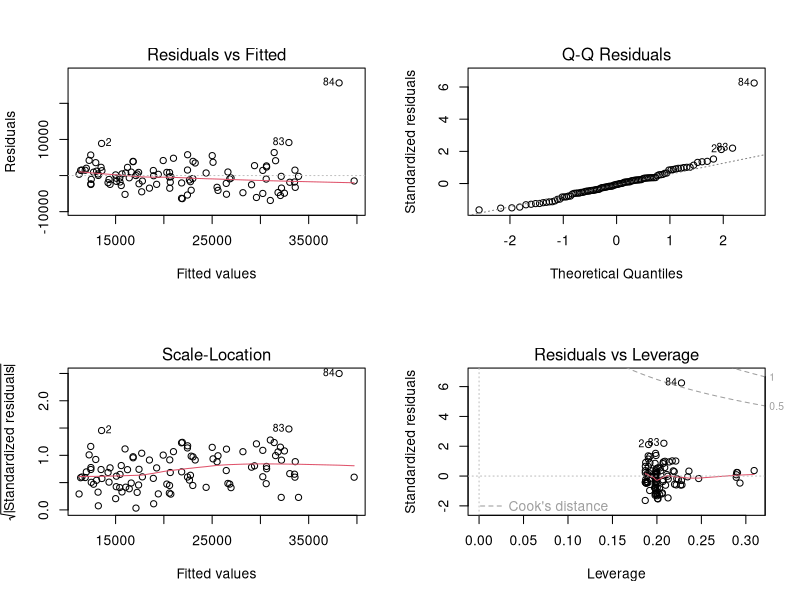

Reproduce this figure in R. (Note: this script raises an error after producing the figure.)
# Install packages that enable reading an Excel file if not already installed.
required.packages <- c("Rcpp", "tidyverse", "readxl", "dplyr")
for(pkg in required.packages) {
  if (pkg %in% installed.packages()[, 1] == FALSE)
    install.packages(pkg)  # Install packages if not already
  library(pkg, character.only = TRUE) # Load packages into memory
}

# Extract the giving data from the Excel file:
# Set the working directory
setwd('~/CloudStation/Seed Work/2019 Financial Planning')
# Read data from the file.
giving.data <- read_excel("./Giving Data.xlsx")
# Create a copy of the original data to manipulate.
df <- select(
  .data = giving.data,
  week.ending = 'Week Ending',
  month = Month,
  year = Year,
  paypal = Paypal,
  offering = Offering,
  total = Total,
  monthly.giving.families = 'Monthly # families'
)

# Validate totals = paypal + offering
library("magrittr")  # Provides piping functionality
bad.totals <- df %>% select(-monthly.giving.families) %>%
  mutate(calcd.total=paypal + offering) %>%
  mutate(bad.total=!(calcd.total == total)) %>%
  filter(!is.na(calcd.total)) %>%
  filter(bad.total) %>%
  select(-bad.total)
if (nrow(bad.totals) != 0) {
  message("***** WARNING *****")
  message(
    "Some 'total' observations don't equal the sum of 'paypal' and 'offering'!"
  )
  print(bad.totals)
  cat("\n")
} else {
  message("All weekly totals equal the sum of 'paypal' and 'offering'.")
}

#  ***** Need to do something about these week totals.



# Data transformation: Calculate monthly giving totals.
# Make Month a categorical variable with levels in the order that
# months occur in the year otherwise months are sorted alphabetically.
df$month <- factor(df$month, month.name)
# Aggregate the monthly Totals from giving.data in sums for each month.
MonthTotals <- 
  aggregate(df$total, by = list(df$month, df$year), FUN = sum)
# Exclude the months that don't have totals yet.
MonthTotals <- MonthTotals[complete.cases(MonthTotals), ]
# Extract only rows containing 'monthly.giving.families' data.
df <- df[!is.na(df$monthly.giving.families),]
# Now replace Totals (which were weekly totals) with calculated aggregates
df$total <- MonthTotals$x

# Define a function that returns the number of Sundays in a month.
# Source: https://stackoverflow.com/questions/19913244/count-the-number-of-fridays-or-mondays-in-month-in-r
NumOfGivenDayOfWeekInMonth <-
  function(date.within.month.of.interest,
           day.of.the.week) {
    if (missing(day.of.the.week)) {
      numerical.day.of.week <- 0  # Sunday by Default
    } else {
      list.of.days.of.week <- c("SUN", "MON", "TUE", "WED", "THU", "FRI", "SAT")
      numerical.day.of.week <-
        match(toupper(substr(day.of.the.week, 1, 3)),
              list.of.days.of.week, nomatch = 1) - 1
    }
    first <- as.Date(cut(date.within.month.of.interest, "month"))
    last <- as.Date(cut(first + 31, "month")) - 1
    # sum(format(seq(first,last,"day"), "%w")==numerical.day.of.week)
    # Using this 2nd alternative vectorizes this function.
    ceiling(as.numeric(last + 1 - numerical.day.of.week + 4) / 7) -
      ceiling(as.numeric(first - numerical.day.of.week + 4) / 7)
  }
# Calculate and add the columns SundaysInMonth with calculated values
# and MonthsGivingPerWeek
df <-  df %>%
  mutate(SundaysInMonth =
           NumOfGivenDayOfWeekInMonth(df$week.ending, "Sunday")) %>%
  mutate(MonthsGivingPerWeek = total / SundaysInMonth)

# Make year a categorical variable so coefficients are easier to interpret.
df$year <- as.factor(df$year)

write.csv(x = df,
          file = "Cleaned and Transformed Giving Data.csv",
          row.names = FALSE)

# Regress the giving model.
mod <- lm(
  formula = df$total ~
    df$year + df$month + df$monthly.giving.families,
  data = df
)

# Model results: Coefficients
mod$coefficients

# Assessing the model fit:
summary(mod)  
anova(mod)

# Assessing the regression assumptions:
par(mfrow=c(2,2)) # Makes the plots window show a grid of 2x2 plots.
plot(mod)
par(mfrow=c(1,1)) # Return plot window to show 1 plot per page.

stop()
# Analysis above suggests point 84 is an outlier so I'll extract it.
excluded.points <- df[84,]
# Exclude it from df:
df <- df[-c(84),]
# The re-regress the model:
mod <-
  lm(
    formula = df$total ~ df$year + df$month + df$Monthly.giving.families,
    data = df
  )
# Model results: Coefficients
mod$coefficients

# Assessing the model fit:
summary(mod)  
anova(mod)

# Assessing the regression assumptions:
par(mfrow=c(2,2)) # Makes the plots window show a grid of 2x2 plots.
plot(mod)
par(mfrow=c(1,1)) # Return plot window to show 1 plot per page.

